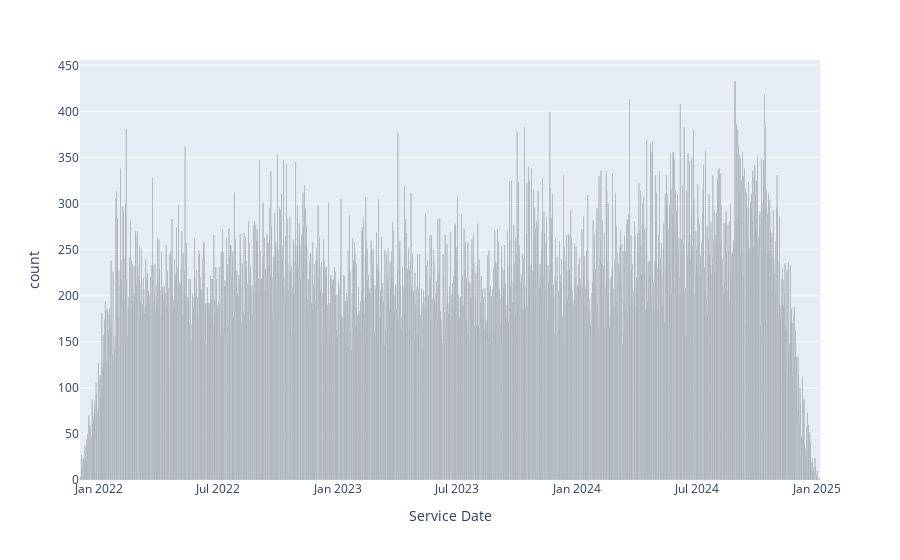

Notebook code cell kept with this figure:
### Code cell
fig = px.bar(service_date_counts, x="Service Date", y="count", hover_data=["count"], color_discrete_sequence=["#000000"])
fig.show()

### Figure 1 — Plotly figure (JSON) as saved in the notebook; plotly's stock layout.template omitted (floating-point values rounded to 4 significant figures; data arrays with more than 128 entries replaced by an {"elided": "..."} marker saying what was removed)
{"data": [{"alignmentgroup": "True", "hovertemplate": "Service Date=%{x}<br>count=%{y}<extra></extra>", "legendgroup": "", "marker": {"color": "#000000", "pattern": {"shape": ""}}, "name": "", "offsetgroup": "", "orientation": "v", "showlegend": false, "textposition": "auto", "type": "bar", "x": {"elided": "1130 str values"}, "xaxis": "x", "y": {"elided": "1130 int values"}, "yaxis": "y"}], "layout": {"barmode": "relative", "legend": {"tracegroupgap": 0}, "margin": {"t": 60}, "xaxis": {"anchor": "y", "domain": [0, 1], "title": {"text": "Service Date"}}, "yaxis": {"anchor": "x", "domain": [0, 1], "title": {"text": "count"}}}}
